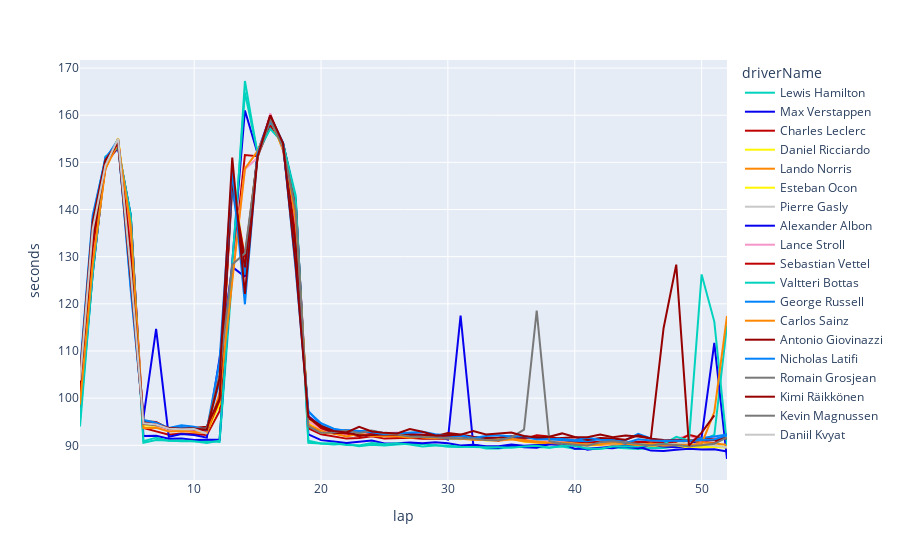

Write notebook code for a chart like this one.
### Code cell
filtered_ref_df = driver_race_df[driver_race_df.year == 2020]
color_palette = pd.Series(filtered_ref_df.color.values, index = filtered_ref_df.driverName).to_dict()
color_palette

fig = px.line(df_4, x = "lap", y = "seconds", color = "driverName", hover_name = "driverName", 
              hover_data = {"driverName" : False, "constructorRef" : True}, color_discrete_map = color_palette)

fig.show()
